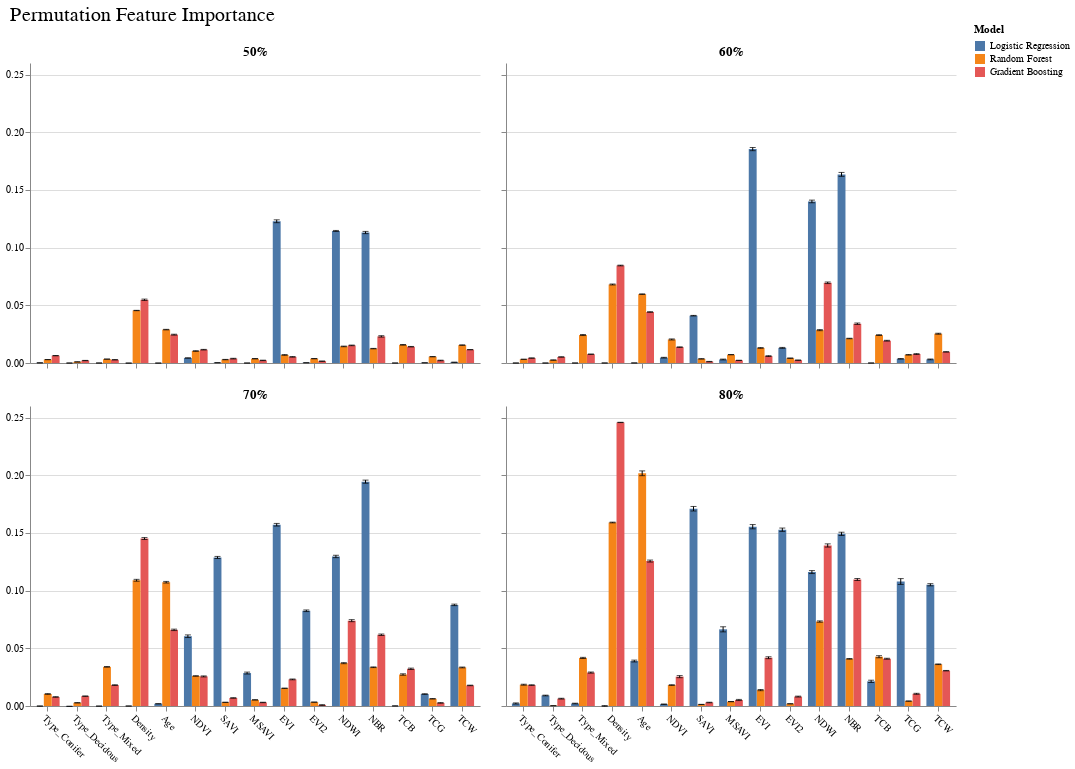

Notebook code for this chart:
### Markdown cell above
## Feature Importance

### Permutation Importance

### Code cell
perm_plots = []
model_order=['Logistic Regression','Random Forest','Gradient Boosting']
for threshold in [50,60,70,80]:   
    gbm_perm = joblib.load(f'../models/{threshold}/fitted_gradient_boosting_permute.joblib')
    rf_perm = joblib.load(f'../models/{threshold}/fitted_random_forest_permute.joblib')
    lr_perm = joblib.load(f'../models/{threshold}/fitted_logistic_regression_permute.joblib')

    permutation_df = pd.DataFrame({
        'mean':np.concatenate((
            gbm_perm.values['importances_mean'],
            rf_perm.values['importances_mean'],
            lr_perm.values['importances_mean'])),
        'std':np.concatenate((
            gbm_perm.values['importances_std'],
            rf_perm.values['importances_std'],
            lr_perm.values['importances_std']
            ))/np.sqrt(5),
        'model':['Gradient Boosting']*15 + ['Random Forest']*15 + ['Logistic Regression']*15,
        'feature':gbm_perm.plot_data.index.to_list()*3
    })
    permutation_df['ci_lower'] = permutation_df['mean'] - 1.96*permutation_df['std']
    permutation_df['ci_upper'] = permutation_df['mean'] + 1.96*permutation_df['std']

    feat_order = gbm_perm.plot_data.index.to_list()

    bars = alt.Chart(permutation_df).mark_bar().encode(
        x=alt.X('feature:N',sort=feat_order, title='',axis=alt.Axis(labelAngle=45)),
        xOffset=alt.XOffset('model:N',sort=model_order),
        y=alt.Y('mean:Q', title='',scale=alt.Scale(domain=[None,0.25])),
        color=alt.Color('model:N',title='Model',sort=model_order),
    )

    error_bars = alt.Chart(permutation_df).mark_rule().encode(
        x=alt.X('feature:N',sort=feat_order),
        xOffset=alt.XOffset('model:N',sort=model_order),
        y='ci_lower:Q',
        y2='ci_upper:Q',
        color=alt.value('black')
    )

    cap_top = alt.Chart(permutation_df).mark_tick(
        color='black',
        thickness=1,
        width=6
    ).encode(
        x=alt.X('feature:N', sort=feat_order),
        xOffset=alt.XOffset('model:N',sort=model_order),
        y='ci_upper:Q'
    )

    # Bottom caps
    cap_bottom = alt.Chart(permutation_df).mark_tick(
        color='black',
        thickness=1,
        width=6
    ).encode(
        x=alt.X('feature:N', sort=feat_order),
        xOffset=alt.XOffset('model:N',sort=model_order),
        y='ci_lower:Q'
    )


    permutation_plot = (bars + error_bars + cap_bottom + cap_top).properties(
        title=f'{threshold}%',
        width=450
        )
    perm_plots.append(permutation_plot)
    
title = alt.Chart({'values':[{}]}).mark_text(
    text='Permutation Feature Importance',
    fontSize=20,
    font='Helvetica',
    dy=-10
).encode().properties(
    width=225,
    height=2
)

# Remove x-axis tick labels but keep ticks and gridlines
perm_plots[0] = perm_plots[0].encode(
    x=alt.X('feature:N', axis=alt.Axis(labels=False, title=None))
)
perm_plots[1] = perm_plots[1].encode(
    x=alt.X('feature:N', axis=alt.Axis(labels=False, title=None))
)

# Remove y-axis tick labels but keep ticks and gridlines
perm_plots[1] = perm_plots[1].encode(
    y=alt.Y('mean:Q', axis=alt.Axis(labels=False, title=None))
)
perm_plots[3] = perm_plots[3].encode(
    y=alt.Y('mean:Q', axis=alt.Axis(labels=False, title=None))
)

perm_importance_plot = alt.vconcat(title, (perm_plots[0] & perm_plots[2]) | (perm_plots[1] & perm_plots[3])).configure_view(stroke=None)

perm_importance_plot

### Figure 1 — Vega-Lite specification as saved in the notebook (floating-point values rounded to 4 significant figures)
{"config": {"view": {"continuousWidth": 300, "continuousHeight": 300, "stroke": null}}, "vconcat": [{"data": {"name": "empty"}, "mark": {"type": "text", "dy": -10, "font": "Helvetica", "fontSize": 20, "text": "Permutation Feature Importance"}, "encoding": {}, "height": 2, "width": 225}, {"hconcat": [{"vconcat": [{"layer": [{"mark": {"type": "bar"}, "encoding": {"color": {"field": "model", "sort": ["Logistic Regression", "Random Forest", "Gradient Boosting"], "title": "Model", "type": "nominal"}, "x": {"axis": {"labelAngle": 45}, "field": "feature", "sort": ["Type_Conifer", "Type_Decidous", "Type_Mixed", "Density", "Age", "NDVI", "SAVI", "MSAVI", "EVI", "EVI2", "NDWI", "NBR", "TCB", "TCG", "TCW"], "title": "", "type": "nominal"}, "xOffset": {"field": "model", "sort": ["Logistic Regression", "Random Forest", "Gradient Boosting"], "type": "nominal"}, "y": {"field": "mean", "scale": {"domain": [null, 0.25]}, "title": "", "type": "quantitative"}}}, {"mark": {"type": "rule"}, "encoding": {"color": {"value": "black"}, "x": {"field": "feature", "sort": ["Type_Conifer", "Type_Decidous", "Type_Mixed", "Density", "Age", "NDVI", "SAVI", "MSAVI", "EVI", "EVI2", "NDWI", "NBR", "TCB", "TCG", "TCW"], "type": "nominal"}, "xOffset": {"field": "model", "sort": ["Logistic Regression", "Random Forest", "Gradient Boosting"], "type": "nominal"}, "y": {"field": "ci_lower", "type": "quantitative"}, "y2": {"field": "ci_upper"}}}, {"mark": {"type": "tick", "color": "black", "thickness": 1, "width": 6}, "encoding": {"x": {"field": "feature", "sort": ["Type_Conifer", "Type_Decidous", "Type_Mixed", "Density", "Age", "NDVI", "SAVI", "MSAVI", "EVI", "EVI2", "NDWI", "NBR", "TCB", "TCG", "TCW"], "type": "nominal"}, "xOffset": {"field": "model", "sort": ["Logistic Regression", "Random Forest", "Gradient Boosting"], "type": "nominal"}, "y": {"field": "ci_lower", "type": "quantitative"}}}, {"mark": {"type": "tick", "color": "black", "thickness": 1, "width": 6}, "encoding": {"x": {"field": "feature", "sort": ["Type_Conifer", "Type_Decidous", "Type_Mixed", "Density", "Age", "NDVI", "SAVI", "MSAVI", "EVI", "EVI2", "NDWI", "NBR", "TCB", "TCG", "TCW"], "type": "nominal"}, "xOffset": {"field": "model", "sort": ["Logistic Regression", "Random Forest", "Gradient Boosting"], "type": "nominal"}, "y": {"field": "ci_upper", "type": "quantitative"}}}], "data": {"name": "data-ef9fcc273304e121437fbb0cb722cb6a"}, "encoding": {"x": {"axis": {"labels": false, "title": null}, "field": "feature", "type": "nominal"}}, "title": "50%", "width": 450}, {"layer": [{"mark": {"type": "bar"}, "encoding": {"color": {"field": "model", "sort": ["Logistic Regression", "Random Forest", "Gradient Boosting"], "title": "Model", "type": "nominal"}, "x": {"axis": {"labelAngle": 45}, "field": "feature", "sort": ["Type_Conifer", "Type_Decidous", "Type_Mixed", "Density", "Age", "NDVI", "SAVI", "MSAVI", "EVI", "EVI2", "NDWI", "NBR", "TCB", "TCG", "TCW"], "title": "", "type": "nominal"}, "xOffset": {"field": "model", "sort": ["Logistic Regression", "Random Forest", "Gradient Boosting"], "type": "nominal"}, "y": {"field": "mean", "scale": {"domain": [null, 0.25]}, "title": "", "type": "quantitative"}}}, {"mark": {"type": "rule"}, "encoding": {"color": {"value": "black"}, "x": {"field": "feature", "sort": ["Type_Conifer", "Type_Decidous", "Type_Mixed", "Density", "Age", "NDVI", "SAVI", "MSAVI", "EVI", "EVI2", "NDWI", "NBR", "TCB", "TCG", "TCW"], "type": "nominal"}, "xOffset": {"field": "model", "sort": ["Logistic Regression", "Random Forest", "Gradient Boosting"], "type": "nominal"}, "y": {"field": "ci_lower", "type": "quantitative"}, "y2": {"field": "ci_upper"}}}, {"mark": {"type": "tick", "color": "black", "thickness": 1, "width": 6}, "encoding": {"x": {"field": "feature", "sort": ["Type_Conifer", "Type_Decidous", "Type_Mixed", "Density", "Age", "NDVI", "SAVI", "MSAVI", "EVI", "EVI2", "NDWI", "NBR", "TCB", "TCG", "TCW"], "type": "nominal"}, "xOffset": {"field": "model", "sort": ["Logistic Regression", "Random Forest", "Gradient Boosting"], "type": "nominal"}, "y": {"field": "ci_lower", "type": "quantitative"}}}, {"mark": {"type": "tick", "color": "black", "thickness": 1, "width": 6}, "encoding": {"x": {"field": "feature", "sort": ["Type_Conifer", "Type_Decidous", "Type_Mixed", "Density", "Age", "NDVI", "SAVI", "MSAVI", "EVI", "EVI2", "NDWI", "NBR", "TCB", "TCG", "TCW"], "type": "nominal"}, "xOffset": {"field": "model", "sort": ["Logistic Regression", "Random Forest", "Gradient Boosting"], "type": "nominal"}, "y": {"field": "ci_upper", "type": "quantitative"}}}], "data": {"name": "data-83c6c82d1d3fcd24964c39d95a667e92"}, "title": "70%", "width": 450}]}, {"vconcat": [{"layer": [{"mark": {"type": "bar"}, "encoding": {"color": {"field": "model", "sort": ["Logistic Regression", "Random Forest", "Gradient Boosting"], "title": "Model", "type": "nominal"}, "x": {"axis": {"labelAngle": 45}, "field": "feature", "sort": ["Type_Conifer", "Type_Decidous", "Type_Mixed", "Density", "Age", "NDVI", "SAVI", "MSAVI", "EVI", "EVI2", "NDWI", "NBR", "TCB", "TCG", "TCW"], "title": "", "type": "nominal"}, "xOffset": {"field": "model", "sort": ["Logistic Regression", "Random Forest", "Gradient Boosting"], "type": "nominal"}, "y": {"field": "mean", "scale": {"domain": [null, 0.25]}, "title": "", "type": "quantitative"}}}, {"mark": {"type": "rule"}, "encoding": {"color": {"value": "black"}, "x": {"field": "feature", "sort": ["Type_Conifer", "Type_Decidous", "Type_Mixed", "Density", "Age", "NDVI", "SAVI", "MSAVI", "EVI", "EVI2", "NDWI", "NBR", "TCB", "TCG", "TCW"], "type": "nominal"}, "xOffset": {"field": "model", "sort": ["Logistic Regression", "Random Forest", "Gradient Boosting"], "type": "nominal"}, "y": {"field": "ci_lower", "type": "quantitative"}, "y2": {"field": "ci_upper"}}}, {"mark": {"type": "tick", "color": "black", "thickness": 1, "width": 6}, "encoding": {"x": {"field": "feature", "sort": ["Type_Conifer", "Type_Decidous", "Type_Mixed", "Density", "Age", "NDVI", "SAVI", "MSAVI", "EVI", "EVI2", "NDWI", "NBR", "TCB", "TCG", "TCW"], "type": "nominal"}, "xOffset": {"field": "model", "sort": ["Logistic Regression", "Random Forest", "Gradient Boosting"], "type": "nominal"}, "y": {"field": "ci_lower", "type": "quantitative"}}}, {"mark": {"type": "tick", "color": "black", "thickness": 1, "width": 6}, "encoding": {"x": {"field": "feature", "sort": ["Type_Conifer", "Type_Decidous", "Type_Mixed", "Density", "Age", "NDVI", "SAVI", "MSAVI", "EVI", "EVI2", "NDWI", "NBR", "TCB", "TCG", "TCW"], "type": "nominal"}, "xOffset": {"field": "model", "sort": ["Logistic Regression", "Random Forest", "Gradient Boosting"], "type": "nominal"}, "y": {"field": "ci_upper", "type": "quantitative"}}}], "data": {"name": "data-03294a93a80b309c8fb4df9cd7222da4"}, "encoding": {"x": {"axis": {"labels": false, "title": null}, "field": "feature", "type": "nominal"}, "y": {"axis": {"labels": false, "title": null}, "field": "mean", "type": "quantitative"}}, "title": "60%", "width": 450}, {"layer": [{"mark": {"type": "bar"}, "encoding": {"color": {"field": "model", "sort": ["Logistic Regression", "Random Forest", "Gradient Boosting"], "title": "Model", "type": "nominal"}, "x": {"axis": {"labelAngle": 45}, "field": "feature", "sort": ["Type_Conifer", "Type_Decidous", "Type_Mixed", "Density", "Age", "NDVI", "SAVI", "MSAVI", "EVI", "EVI2", "NDWI", "NBR", "TCB", "TCG", "TCW"], "title": "", "type": "nominal"}, "xOffset": {"field": "model", "sort": ["Logistic Regression", "Random Forest", "Gradient Boosting"], "type": "nominal"}, "y": {"field": "mean", "scale": {"domain": [null, 0.25]}, "title": "", "type": "quantitative"}}}, {"mark": {"type": "rule"}, "encoding": {"color": {"value": "black"}, "x": {"field": "feature", "sort": ["Type_Conifer", "Type_Decidous", "Type_Mixed", "Density", "Age", "NDVI", "SAVI", "MSAVI", "EVI", "EVI2", "NDWI", "NBR", "TCB", "TCG", "TCW"], "type": "nominal"}, "xOffset": {"field": "model", "sort": ["Logistic Regression", "Random Forest", "Gradient Boosting"], "type": "nominal"}, "y": {"field": "ci_lower", "type": "quantitative"}, "y2": {"field": "ci_upper"}}}, {"mark": {"type": "tick", "color": "black", "thickness": 1, "width": 6}, "encoding": {"x": {"field": "feature", "sort": ["Type_Conifer", "Type_Decidous", "Type_Mixed", "Density", "Age", "NDVI", "SAVI", "MSAVI", "EVI", "EVI2", "NDWI", "NBR", "TCB", "TCG", "TCW"], "type": "nominal"}, "xOffset": {"field": "model", "sort": ["Logistic Regression", "Random Forest", "Gradient Boosting"], "type": "nominal"}, "y": {"field": "ci_lower", "type": "quantitative"}}}, {"mark": {"type": "tick", "color": "black", "thickness": 1, "width": 6}, "encoding": {"x": {"field": "feature", "sort": ["Type_Conifer", "Type_Decidous", "Type_Mixed", "Density", "Age", "NDVI", "SAVI", "MSAVI", "EVI", "EVI2", "NDWI", "NBR", "TCB", "TCG", "TCW"], "type": "nominal"}, "xOffset": {"field": "model", "sort": ["Logistic Regression", "Random Forest", "Gradient Boosting"], "type": "nominal"}, "y": {"field": "ci_upper", "type": "quantitative"}}}], "data": {"name": "data-d09775fb8a5d87b7ebd69d7c25c547b7"}, "encoding": {"y": {"axis": {"labels": false, "title": null}, "field": "mean", "type": "quantitative"}}, "title": "80%", "width": 450}]}]}], "$schema": "https://vega.github.io/schema/vega-lite/v5.20.1.json", "datasets": {"empty": [{}], "data-ef9fcc273304e121437fbb0cb722cb6a": [{"mean": 0.006367, "std": 7.331e-05, "model": "Gradient Boosting", "feature": "Type_Conifer", "ci_lower": 0.006224, "ci_upper": 0.006511}, {"mean": 0.002127, "std": 6.607e-05, "model": "Gradient Boosting", "feature": "Type_Decidous", "ci_lower": 0.001997, "ci_upper": 0.002256}, {"mean": 0.0028, "std": 8.945e-05, "model": "Gradient Boosting", "feature": "Type_Mixed", "ci_lower": 0.002624, "ci_upper": 0.002975}, {"mean": 0.05476, "std": 0.0003153, "model": "Gradient Boosting", "feature": "Density", "ci_lower": 0.05414, "ci_upper": 0.05538}, {"mean": 0.02455, "std": 0.0002021, "model": "Gradient Boosting", "feature": "Age", "ci_lower": 0.02415, "ci_upper": 0.02495}, {"mean": 0.01154, "std": 0.0001323, "model": "Gradient Boosting", "feature": "NDVI", "ci_lower": 0.01128, "ci_upper": 0.0118}, {"mean": 0.003799, "std": 0.000141, "model": "Gradient Boosting", "feature": "SAVI", "ci_lower": 0.003523, "ci_upper": 0.004075}, {"mean": 0.002263, "std": 0.0001016, "model": "Gradient Boosting", "feature": "MSAVI", "ci_lower": 0.002064, "ci_upper": 0.002462}, {"mean": 0.005319, "std": 0.0001217, "model": "Gradient Boosting", "feature": "EVI", "ci_lower": 0.00508, "ci_upper": 0.005557}, {"mean": 0.001569, "std": 9.122e-05, "model": "Gradient Boosting", "feature": "EVI2", "ci_lower": 0.00139, "ci_upper": 0.001748}, {"mean": 0.01527, "std": 0.0001413, "model": "Gradient Boosting", "feature": "NDWI", "ci_lower": 0.01499, "ci_upper": 0.01555}, {"mean": 0.02306, "std": 0.0003178, "model": "Gradient Boosting", "feature": "NBR", "ci_lower": 0.02244, "ci_upper": 0.02368}, {"mean": 0.01411, "std": 0.0001164, "model": "Gradient Boosting", "feature": "TCB", "ci_lower": 0.01388, "ci_upper": 0.01434}, {"mean": 0.002197, "std": 0.0001282, "model": "Gradient Boosting", "feature": "TCG", "ci_lower": 0.001946, "ci_upper": 0.002448}, {"mean": 0.01155, "std": 3.283e-05, "model": "Gradient Boosting", "feature": "TCW", "ci_lower": 0.01149, "ci_upper": 0.01161}, {"mean": 0.002957, "std": 5.204e-05, "model": "Random Forest", "feature": "Type_Conifer", "ci_lower": 0.002855, "ci_upper": 0.003059}, {"mean": 0.0009621, "std": 3.721e-05, "model": "Random Forest", "feature": "Type_Decidous", "ci_lower": 0.0008892, "ci_upper": 0.001035}, {"mean": 0.003361, "std": 3.712e-05, "model": "Random Forest", "feature": "Type_Mixed", "ci_lower": 0.003289, "ci_upper": 0.003434}, {"mean": 0.0455, "std": 7.515e-05, "model": "Random Forest", "feature": "Density", "ci_lower": 0.04535, "ci_upper": 0.04564}, {"mean": 0.02894, "std": 0.0001169, "model": "Random Forest", "feature": "Age", "ci_lower": 0.02871, "ci_upper": 0.02917}, {"mean": 0.01039, "std": 0.0001412, "model": "Random Forest", "feature": "NDVI", "ci_lower": 0.01011, "ci_upper": 0.01066}, {"mean": 0.002965, "std": 7.826e-05, "model": "Random Forest", "feature": "SAVI", "ci_lower": 0.002811, "ci_upper": 0.003118}, {"mean": 0.003712, "std": 8.689e-05, "model": "Random Forest", "feature": "MSAVI", "ci_lower": 0.003542, "ci_upper": 0.003883}, {"mean": 0.006987, "std": 0.000149, "model": "Random Forest", "feature": "EVI", "ci_lower": 0.006695, "ci_upper": 0.007279}, {"mean": 0.003766, "std": 6.519e-05, "model": "Random Forest", "feature": "EVI2", "ci_lower": 0.003638, "ci_upper": 0.003894}, {"mean": 0.01437, "std": 0.0001427, "model": "Random Forest", "feature": "NDWI", "ci_lower": 0.01409, "ci_upper": 0.01465}, {"mean": 0.01247, "std": 9.514e-05, "model": "Random Forest", "feature": "NBR", "ci_lower": 0.01228, "ci_upper": 0.01265}, {"mean": 0.01575, "std": 0.0001492, "model": "Random Forest", "feature": "TCB", "ci_lower": 0.01546, "ci_upper": 0.01604}, {"mean": 0.005471, "std": 5.781e-05, "model": "Random Forest", "feature": "TCG", "ci_lower": 0.005358, "ci_upper": 0.005585}, {"mean": 0.01551, "std": 0.0001075, "model": "Random Forest", "feature": "TCW", "ci_lower": 0.0153, "ci_upper": 0.01572}, {"mean": 0.0001487, "std": 3.057e-05, "model": "Logistic Regression", "feature": "Type_Conifer", "ci_lower": 8.874e-05, "ci_upper": 0.0002086}, {"mean": -8.259e-06, "std": 7.387e-06, "model": "Logistic Regression", "feature": "Type_Decidous", "ci_lower": -2.274e-05, "ci_upper": 6.219e-06}, {"mean": 8.259e-06, "std": 7.387e-06, "model": "Logistic Regression", "feature": "Type_Mixed", "ci_lower": -6.219e-06, "ci_upper": 2.274e-05}, {"mean": -6.194e-05, "std": 1.306e-05, "model": "Logistic Regression", "feature": "Density", "ci_lower": -8.753e-05, "ci_upper": -3.635e-05}, {"mean": -4.129e-05, "std": 8.259e-06, "model": "Logistic Regression", "feature": "Age", "ci_lower": -5.748e-05, "ci_upper": -2.511e-05}, {"mean": 0.004344, "std": 7.447e-05, "model": "Logistic Regression", "feature": "NDVI", "ci_lower": 0.004198, "ci_upper": 0.00449}, {"mean": 0.000256, "std": 7.387e-06, "model": "Logistic Regression", "feature": "SAVI", "ci_lower": 0.0002415, "ci_upper": 0.0002705}, {"mean": -1.239e-05, "std": 4.523e-06, "model": "Logistic Regression", "feature": "MSAVI", "ci_lower": -2.125e-05, "ci_upper": -3.522e-06}, {"mean": 0.1228, "std": 0.0006369, "model": "Logistic Regression", "feature": "EVI", "ci_lower": 0.1216, "ci_upper": 0.1241}, {"mean": 0.0002147, "std": 9.416e-06, "model": "Logistic Regression", "feature": "EVI2", "ci_lower": 0.0001963, "ci_upper": 0.0002332}, {"mean": 0.1144, "std": 0.0002176, "model": "Logistic Regression", "feature": "NDWI", "ci_lower": 0.114, "ci_upper": 0.1149}, {"mean": 0.1131, "std": 0.0004948, "model": "Logistic Regression", "feature": "NBR", "ci_lower": 0.1121, "ci_upper": 0.114}, {"mean": -2.22e-17, "std": 5.84e-06, "model": "Logistic Regression", "feature": "TCB", "ci_lower": -1.145e-05, "ci_upper": 1.145e-05}, {"mean": 0.0001899, "std": 1.225e-05, "model": "Logistic Regression", "feature": "TCG", "ci_lower": 0.0001659, "ci_upper": 0.000214}, {"mean": 0.0006235, "std": 4.187e-05, "model": "Logistic Regression", "feature": "TCW", "ci_lower": 0.0005415, "ci_upper": 0.0007056}], "data-83c6c82d1d3fcd24964c39d95a667e92": [{"mean": 0.007829, "std": 0.0001232, "model": "Gradient Boosting", "feature": "Type_Conifer", "ci_lower": 0.007588, "ci_upper": 0.008071}, {"mean": 0.008535, "std": 9.133e-05, "model": "Gradient Boosting", "feature": "Type_Decidous", "ci_lower": 0.008356, "ci_upper": 0.008714}, {"mean": 0.01811, "std": 0.0001575, "model": "Gradient Boosting", "feature": "Type_Mixed", "ci_lower": 0.0178, "ci_upper": 0.01842}, {"mean": 0.1451, "std": 0.0004326, "model": "Gradient Boosting", "feature": "Density", "ci_lower": 0.1443, "ci_upper": 0.146}, {"mean": 0.06599, "std": 0.0003161, "model": "Gradient Boosting", "feature": "Age", "ci_lower": 0.06537, "ci_upper": 0.06661}, {"mean": 0.02564, "std": 0.0002272, "model": "Gradient Boosting", "feature": "NDVI", "ci_lower": 0.0252, "ci_upper": 0.02609}, {"mean": 0.006962, "std": 0.0001034, "model": "Gradient Boosting", "feature": "SAVI", "ci_lower": 0.006759, "ci_upper": 0.007165}, {"mean": 0.00308, "std": 9.603e-05, "model": "Gradient Boosting", "feature": "MSAVI", "ci_lower": 0.002892, "ci_upper": 0.003269}, {"mean": 0.02306, "std": 0.00018, "model": "Gradient Boosting", "feature": "EVI", "ci_lower": 0.02271, "ci_upper": 0.02341}, {"mean": 0.0008383, "std": 0.0001578, "model": "Gradient Boosting", "feature": "EVI2", "ci_lower": 0.0005289, "ci_upper": 0.001148}, {"mean": 0.07396, "std": 0.0004527, "model": "Gradient Boosting", "feature": "NDWI", "ci_lower": 0.07307, "ci_upper": 0.07485}, {"mean": 0.06174, "std": 0.0003205, "model": "Gradient Boosting", "feature": "NBR", "ci_lower": 0.06111, "ci_upper": 0.06237}, {"mean": 0.03222, "std": 0.0003083, "model": "Gradient Boosting", "feature": "TCB", "ci_lower": 0.03161, "ci_upper": 0.03282}, {"mean": 0.002684, "std": 0.0001074, "model": "Gradient Boosting", "feature": "TCG", "ci_lower": 0.002474, "ci_upper": 0.002894}, {"mean": 0.01783, "std": 0.0001204, "model": "Gradient Boosting", "feature": "TCW", "ci_lower": 0.0176, "ci_upper": 0.01807}, {"mean": 0.01042, "std": 0.0001572, "model": "Random Forest", "feature": "Type_Conifer", "ci_lower": 0.01011, "ci_upper": 0.01073}, {"mean": 0.002775, "std": 6.252e-05, "model": "Random Forest", "feature": "Type_Decidous", "ci_lower": 0.002652, "ci_upper": 0.002897}, {"mean": 0.03393, "std": 0.0001425, "model": "Random Forest", "feature": "Type_Mixed", "ci_lower": 0.03365, "ci_upper": 0.03421}, {"mean": 0.109, "std": 0.0004073, "model": "Random Forest", "feature": "Density", "ci_lower": 0.1082, "ci_upper": 0.1098}, {"mean": 0.1073, "std": 0.0003532, "model": "Random Forest", "feature": "Age", "ci_lower": 0.1066, "ci_upper": 0.108}, {"mean": 0.02602, "std": 0.0001012, "model": "Random Forest", "feature": "NDVI", "ci_lower": 0.02582, "ci_upper": 0.02622}, {"mean": 0.003196, "std": 3.523e-05, "model": "Random Forest", "feature": "SAVI", "ci_lower": 0.003127, "ci_upper": 0.003265}, {"mean": 0.005302, "std": 8.826e-05, "model": "Random Forest", "feature": "MSAVI", "ci_lower": 0.005129, "ci_upper": 0.005475}, {"mean": 0.01537, "std": 7.694e-05, "model": "Random Forest", "feature": "EVI", "ci_lower": 0.01522, "ci_upper": 0.01552}, {"mean": 0.003345, "std": 3.355e-05, "model": "Random Forest", "feature": "EVI2", "ci_lower": 0.003279, "ci_upper": 0.003411}, {"mean": 0.03714, "std": 0.0002386, "model": "Random Forest", "feature": "NDWI", "ci_lower": 0.03667, "ci_upper": 0.03761}, {"mean": 0.03359, "std": 0.0001528, "model": "Random Forest", "feature": "NBR", "ci_lower": 0.03329, "ci_upper": 0.03389}, {"mean": 0.02729, "std": 0.0003156, "model": "Random Forest", "feature": "TCB", "ci_lower": 0.02667, "ci_upper": 0.02791}, {"mean": 0.006252, "std": 9.148e-05, "model": "Random Forest", "feature": "TCG", "ci_lower": 0.006073, "ci_upper": 0.006431}, {"mean": 0.03341, "std": 0.0001812, "model": "Random Forest", "feature": "TCW", "ci_lower": 0.03306, "ci_upper": 0.03377}, {"mean": -5.781e-05, "std": 5.674e-05, "model": "Logistic Regression", "feature": "Type_Conifer", "ci_lower": -0.000169, "ci_upper": 5.34e-05}, {"mean": -0.0002725, "std": 2.505e-05, "model": "Logistic Regression", "feature": "Type_Decidous", "ci_lower": -0.0003216, "ci_upper": -0.0002234}, {"mean": -8.672e-05, "std": 9.047e-06, "model": "Logistic Regression", "feature": "Type_Mixed", "ci_lower": -0.0001044, "ci_upper": -6.898e-05}, {"mean": -4.129e-06, "std": 1.077e-05, "model": "Logistic Regression", "feature": "Density", "ci_lower": -2.523e-05, "ci_upper": 1.698e-05}, {"mean": 0.001916, "std": 3.666e-05, "model": "Logistic Regression", "feature": "Age", "ci_lower": 0.001844, "ci_upper": 0.001988}, {"mean": 0.06047, "std": 0.0005857, "model": "Logistic Regression", "feature": "NDVI", "ci_lower": 0.05932, "ci_upper": 0.06162}, {"mean": 0.1287, "std": 0.0004624, "model": "Logistic Regression", "feature": "SAVI", "ci_lower": 0.1278, "ci_upper": 0.1296}, {"mean": 0.02854, "std": 0.0004307, "model": "Logistic Regression", "feature": "MSAVI", "ci_lower": 0.02769, "ci_upper": 0.02938}, {"mean": 0.1571, "std": 0.0005824, "model": "Logistic Regression", "feature": "EVI", "ci_lower": 0.1559, "ci_upper": 0.1582}, {"mean": 0.08254, "std": 0.0003572, "model": "Logistic Regression", "feature": "EVI2", "ci_lower": 0.08184, "ci_upper": 0.08324}, {"mean": 0.1296, "std": 0.0005295, "model": "Logistic Regression", "feature": "NDWI", "ci_lower": 0.1286, "ci_upper": 0.1306}, {"mean": 0.1944, "std": 0.0006896, "model": "Logistic Regression", "feature": "NBR", "ci_lower": 0.1931, "ci_upper": 0.1958}, {"mean": 7.433e-05, "std": 3.334e-05, "model": "Logistic Regression", "feature": "TCB", "ci_lower": 8.976e-06, "ci_upper": 0.0001397}, {"mean": 0.01035, "std": 0.0001362, "model": "Logistic Regression", "feature": "TCG", "ci_lower": 0.01009, "ci_upper": 0.01062}, {"mean": 0.08764, "std": 0.0003297, "model": "Logistic Regression", "feature": "TCW", "ci_lower": 0.08699, "ci_upper": 0.08829}], "data-03294a93a80b309c8fb4df9cd7222da4": [{"mean": 0.004274, "std": 6.934e-05, "model": "Gradient Boosting", "feature": "Type_Conifer", "ci_lower": 0.004138, "ci_upper": 0.00441}, {"mean": 0.005228, "std": 7.994e-05, "model": "Gradient Boosting", "feature": "Type_Decidous", "ci_lower": 0.005071, "ci_upper": 0.005384}, {"mean": 0.007627, "std": 6.974e-05, "model": "Gradient Boosting", "feature": "Type_Mixed", "ci_lower": 0.00749, "ci_upper": 0.007764}, {"mean": 0.08449, "std": 0.000157, "model": "Gradient Boosting", "feature": "Density", "ci_lower": 0.08418, "ci_upper": 0.08479}, {"mean": 0.0442, "std": 0.0001359, "model": "Gradient Boosting", "feature": "Age", "ci_lower": 0.04393, "ci_upper": 0.04446}, {"mean": 0.01376, "std": 0.0001062, "model": "Gradient Boosting", "feature": "NDVI", "ci_lower": 0.01355, "ci_upper": 0.01397}, {"mean": 0.00121, "std": 8.693e-05, "model": "Gradient Boosting", "feature": "SAVI", "ci_lower": 0.00104, "ci_upper": 0.00138}, {"mean": 0.002275, "std": 6.327e-05, "model": "Gradient Boosting", "feature": "MSAVI", "ci_lower": 0.002151, "ci_upper": 0.002399}, {"mean": 0.005988, "std": 0.0001868, "model": "Gradient Boosting", "feature": "EVI", "ci_lower": 0.005621, "ci_upper": 0.006354}, {"mean": 0.002432, "std": 0.0001, "model": "Gradient Boosting", "feature": "EVI2", "ci_lower": 0.002236, "ci_upper": 0.002628}, {"mean": 0.06952, "std": 0.0003499, "model": "Gradient Boosting", "feature": "NDWI", "ci_lower": 0.06883, "ci_upper": 0.0702}, {"mean": 0.034, "std": 0.0003365, "model": "Gradient Boosting", "feature": "NBR", "ci_lower": 0.03334, "ci_upper": 0.03466}, {"mean": 0.01932, "std": 0.0001785, "model": "Gradient Boosting", "feature": "TCB", "ci_lower": 0.01897, "ci_upper": 0.01967}, {"mean": 0.007767, "std": 0.0001917, "model": "Gradient Boosting", "feature": "TCG", "ci_lower": 0.007392, "ci_upper": 0.008143}, {"mean": 0.009638, "std": 9.296e-05, "model": "Gradient Boosting", "feature": "TCW", "ci_lower": 0.009456, "ci_upper": 0.00982}, {"mean": 0.003221, "std": 1.937e-05, "model": "Random Forest", "feature": "Type_Conifer", "ci_lower": 0.003183, "ci_upper": 0.003259}, {"mean": 0.002552, "std": 7.804e-05, "model": "Random Forest", "feature": "Type_Decidous", "ci_lower": 0.002399, "ci_upper": 0.002705}, {"mean": 0.02425, "std": 0.0002263, "model": "Random Forest", "feature": "Type_Mixed", "ci_lower": 0.0238, "ci_upper": 0.02469}, {"mean": 0.06806, "std": 0.0002112, "model": "Random Forest", "feature": "Density", "ci_lower": 0.06764, "ci_upper": 0.06847}, {"mean": 0.05966, "std": 0.0001312, "model": "Random Forest", "feature": "Age", "ci_lower": 0.05941, "ci_upper": 0.05992}, {"mean": 0.02041, "std": 0.0002349, "model": "Random Forest", "feature": "NDVI", "ci_lower": 0.01995, "ci_upper": 0.02087}, {"mean": 0.003584, "std": 8.312e-05, "model": "Random Forest", "feature": "SAVI", "ci_lower": 0.003421, "ci_upper": 0.003747}, {"mean": 0.007218, "std": 7.047e-05, "model": "Random Forest", "feature": "MSAVI", "ci_lower": 0.00708, "ci_upper": 0.007356}, {"mean": 0.01306, "std": 0.000154, "model": "Random Forest", "feature": "EVI", "ci_lower": 0.01276, "ci_upper": 0.01336}, {"mean": 0.004183, "std": 7.761e-05, "model": "Random Forest", "feature": "EVI2", "ci_lower": 0.004031, "ci_upper": 0.004335}, {"mean": 0.02848, "std": 0.0002431, "model": "Random Forest", "feature": "NDWI", "ci_lower": 0.02801, "ci_upper": 0.02896}, {"mean": 0.02123, "std": 0.0001135, "model": "Random Forest", "feature": "NBR", "ci_lower": 0.02101, "ci_upper": 0.02146}, {"mean": 0.02418, "std": 0.0001807, "model": "Random Forest", "feature": "TCB", "ci_lower": 0.02382, "ci_upper": 0.02453}, {"mean": 0.007094, "std": 0.0001256, "model": "Random Forest", "feature": "TCG", "ci_lower": 0.006848, "ci_upper": 0.00734}, {"mean": 0.02537, "std": 0.0002135, "model": "Random Forest", "feature": "TCW", "ci_lower": 0.02496, "ci_upper": 0.02579}, {"mean": -4.129e-06, "std": 1.589e-05, "model": "Logistic Regression", "feature": "Type_Conifer", "ci_lower": -3.527e-05, "ci_upper": 2.701e-05}, {"mean": 0.0, "std": 0.0, "model": "Logistic Regression", "feature": "Type_Decidous", "ci_lower": 0.0, "ci_upper": 0.0}, {"mean": 1.239e-05, "std": 4.523e-06, "model": "Logistic Regression", "feature": "Type_Mixed", "ci_lower": 3.522e-06, "ci_upper": 2.125e-05}, {"mean": 2.478e-05, "std": 1.077e-05, "model": "Logistic Regression", "feature": "Density", "ci_lower": 3.671e-06, "ci_upper": 4.588e-05}, {"mean": 5.781e-05, "std": 3.693e-06, "model": "Logistic Regression", "feature": "Age", "ci_lower": 5.057e-05, "ci_upper": 6.505e-05}, {"mean": 0.004608, "std": 0.0001597, "model": "Logistic Regression", "feature": "NDVI", "ci_lower": 0.004295, "ci_upper": 0.004921}, {"mean": 0.04099, "std": 0.0001282, "model": "Logistic Regression", "feature": "SAVI", "ci_lower": 0.04074, "ci_upper": 0.04124}, {"mean": 0.003043, "std": 0.0001785, "model": "Logistic Regression", "feature": "MSAVI", "ci_lower": 0.002693, "ci_upper": 0.003393}, {"mean": 0.1854, "std": 0.000711, "model": "Logistic Regression", "feature": "EVI", "ci_lower": 0.184, "ci_upper": 0.1868}, {"mean": 0.01311, "std": 0.0002019, "model": "Logistic Regression", "feature": "EVI2", "ci_lower": 0.01271, "ci_upper": 0.01351}, {"mean": 0.14, "std": 0.0005877, "model": "Logistic Regression", "feature": "NDWI", "ci_lower": 0.1389, "ci_upper": 0.1412}, {"mean": 0.1635, "std": 0.0008678, "model": "Logistic Regression", "feature": "NBR", "ci_lower": 0.1618, "ci_upper": 0.1652}, {"mean": 1.239e-05, "std": 7.387e-06, "model": "Logistic Regression", "feature": "TCB", "ci_lower": -2.09e-06, "ci_upper": 2.687e-05}, {"mean": 0.003609, "std": 0.000123, "model": "Logistic Regression", "feature": "TCG", "ci_lower": 0.003368, "ci_upper": 0.00385}, {"mean": 0.003138, "std": 0.0001716, "model": "Logistic Regression", "feature": "TCW", "ci_lower": 0.002802, "ci_upper": 0.003475}], "data-d09775fb8a5d87b7ebd69d7c25c547b7": [{"mean": 0.01813, "std": 0.000133, "model": "Gradient Boosting", "feature": "Type_Conifer", "ci_lower": 0.01787, "ci_upper": 0.01839}, {"mean": 0.006359, "std": 0.0001766, "model": "Gradient Boosting", "feature": "Type_Decidous", "ci_lower": 0.006013, "ci_upper": 0.006705}, {"mean": 0.02897, "std": 0.0002472, "model": "Gradient Boosting", "feature": "Type_Mixed", "ci_lower": 0.02849, "ci_upper": 0.02946}, {"mean": 0.2458, "std": 6.197e-05, "model": "Gradient Boosting", "feature": "Density", "ci_lower": 0.2456, "ci_upper": 0.2459}, {"mean": 0.1256, "std": 0.0004409, "model": "Gradient Boosting", "feature": "Age", "ci_lower": 0.1247, "ci_upper": 0.1265}, {"mean": 0.02544, "std": 0.0004643, "model": "Gradient Boosting", "feature": "NDVI", "ci_lower": 0.02453, "ci_upper": 0.02635}, {"mean": 0.003035, "std": 0.0001184, "model": "Gradient Boosting", "feature": "SAVI", "ci_lower": 0.002803, "ci_upper": 0.003267}, {"mean": 0.005215, "std": 0.0002503, "model": "Gradient Boosting", "feature": "MSAVI", "ci_lower": 0.004725, "ci_upper": 0.005706}, {"mean": 0.04185, "std": 0.0004212, "model": "Gradient Boosting", "feature": "EVI", "ci_lower": 0.04103, "ci_upper": 0.04268}, {"mean": 0.008151, "std": 0.0002041, "model": "Gradient Boosting", "feature": "EVI2", "ci_lower": 0.007751, "ci_upper": 0.008551}, {"mean": 0.1391, "std": 0.0007141, "model": "Gradient Boosting", "feature": "NDWI", "ci_lower": 0.1377, "ci_upper": 0.1405}, {"mean": 0.1097, "std": 0.0004373, "model": "Gradient Boosting", "feature": "NBR", "ci_lower": 0.1088, "ci_upper": 0.1105}, {"mean": 0.04095, "std": 0.0002146, "model": "Gradient Boosting", "feature": "TCB", "ci_lower": 0.04053, "ci_upper": 0.04138}, {"mean": 0.01057, "std": 0.0002185, "model": "Gradient Boosting", "feature": "TCG", "ci_lower": 0.01014, "ci_upper": 0.011}, {"mean": 0.0306, "std": 0.0001053, "model": "Gradient Boosting", "feature": "TCW", "ci_lower": 0.03039, "ci_upper": 0.0308}, {"mean": 0.01846, "std": 0.000213, "model": "Random Forest", "feature": "Type_Conifer", "ci_lower": 0.01804, "ci_upper": 0.01888}, {"mean": 0.0002808, "std": 1.252e-05, "model": "Random Forest", "feature": "Type_Decidous", "ci_lower": 0.0002562, "ci_upper": 0.0003053}, {"mean": 0.04167, "std": 0.0002481, "model": "Random Forest", "feature": "Type_Mixed", "ci_lower": 0.04119, "ci_upper": 0.04216}, {"mean": 0.159, "std": 0.0001628, "model": "Random Forest", "feature": "Density", "ci_lower": 0.1587, "ci_upper": 0.1594}, {"mean": 0.2017, "std": 0.001056, "model": "Random Forest", "feature": "Age", "ci_lower": 0.1996, "ci_upper": 0.2038}, {"mean": 0.01814, "std": 0.0001484, "model": "Random Forest", "feature": "NDVI", "ci_lower": 0.01785, "ci_upper": 0.01844}, {"mean": 0.00135, "std": 4.432e-05, "model": "Random Forest", "feature": "SAVI", "ci_lower": 0.001263, "ci_upper": 0.001437}, {"mean": 0.003787, "std": 5.177e-05, "model": "Random Forest", "feature": "MSAVI", "ci_lower": 0.003685, "ci_upper": 0.003888}, {"mean": 0.01378, "std": 0.0002628, "model": "Random Forest", "feature": "EVI", "ci_lower": 0.01326, "ci_upper": 0.01429}, {"mean": 0.001916, "std": 3.978e-05, "model": "Random Forest", "feature": "EVI2", "ci_lower": 0.001838, "ci_upper": 0.001994}, {"mean": 0.07319, "std": 0.0002969, "model": "Random Forest", "feature": "NDWI", "ci_lower": 0.07261, "ci_upper": 0.07377}, {"mean": 0.04086, "std": 0.0001477, "model": "Random Forest", "feature": "NBR", "ci_lower": 0.04057, "ci_upper": 0.04115}, {"mean": 0.04271, "std": 0.0004617, "model": "Random Forest", "feature": "TCB", "ci_lower": 0.0418, "ci_upper": 0.04361}, {"mean": 0.004253, "std": 6.633e-05, "model": "Random Forest", "feature": "TCG", "ci_lower": 0.004123, "ci_upper": 0.004383}, {"mean": 0.03619, "std": 0.0001419, "model": "Random Forest", "feature": "TCW", "ci_lower": 0.03591, "ci_upper": 0.03646}, {"mean": 0.002193, "std": 0.0002476, "model": "Logistic Regression", "feature": "Type_Conifer", "ci_lower": 0.001707, "ci_upper": 0.002678}, {"mean": 0.009093, "std": 0.0001581, "model": "Logistic Regression", "feature": "Type_Decidous", "ci_lower": 0.008783, "ci_upper": 0.009403}, {"mean": 0.002147, "std": 0.0001463, "model": "Logistic Regression", "feature": "Type_Mixed", "ci_lower": 0.00186, "ci_upper": 0.002434}, {"mean": 5.368e-05, "std": 0.0001487, "model": "Logistic Regression", "feature": "Density", "ci_lower": -0.0002378, "ci_upper": 0.0003452}, {"mean": 0.03896, "std": 0.0004074, "model": "Logistic Regression", "feature": "Age", "ci_lower": 0.03816, "ci_upper": 0.03976}, {"mean": 0.00154, "std": 0.0001034, "model": "Logistic Regression", "feature": "NDVI", "ci_lower": 0.001338, "ci_upper": 0.001743}, {"mean": 0.171, "std": 0.001004, "model": "Logistic Regression", "feature": "SAVI", "ci_lower": 0.169, "ci_upper": 0.1729}, {"mean": 0.06645, "std": 0.00113, "model": "Logistic Regression", "feature": "MSAVI", "ci_lower": 0.06424, "ci_upper": 0.06867}, {"mean": 0.1554, "std": 0.0009402, "model": "Logistic Regression", "feature": "EVI", "ci_lower": 0.1536, "ci_upper": 0.1572}, {"mean": 0.1528, "std": 0.0007393, "model": "Logistic Regression", "feature": "EVI2", "ci_lower": 0.1513, "ci_upper": 0.1542}, {"mean": 0.1161, "std": 0.0006524, "model": "Logistic Regression", "feature": "NDWI", "ci_lower": 0.1148, "ci_upper": 0.1174}, {"mean": 0.1492, "std": 0.0007178, "model": "Logistic Regression", "feature": "NBR", "ci_lower": 0.1478, "ci_upper": 0.1506}, {"mean": 0.02137, "std": 0.0005052, "model": "Logistic Regression", "feature": "TCB", "ci_lower": 0.02038, "ci_upper": 0.02236}, {"mean": 0.1079, "std": 0.001286, "model": "Logistic Regression", "feature": "TCG", "ci_lower": 0.1054, "ci_upper": 0.1104}, {"mean": 0.1051, "std": 0.0004813, "model": "Logistic Regression", "feature": "TCW", "ci_lower": 0.1041, "ci_upper": 0.106}]}}
